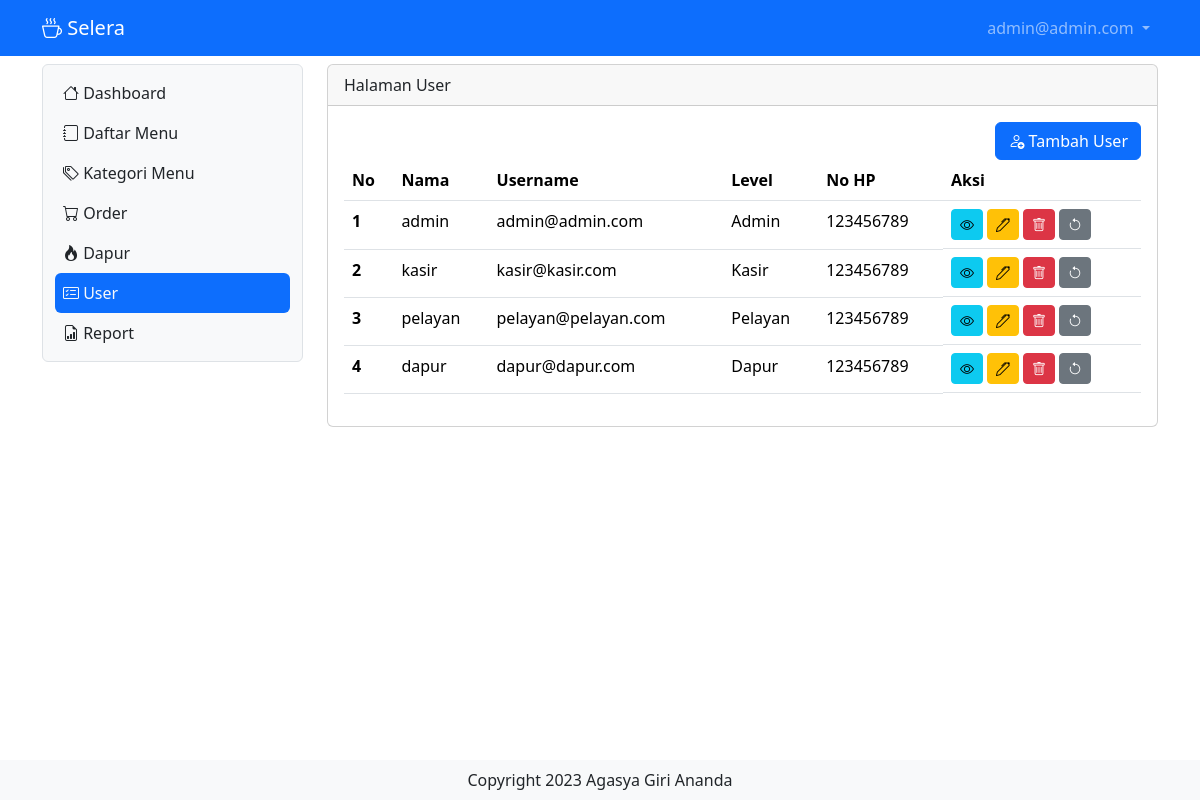
/user (signed in), run on an earlier commit of the app's database.
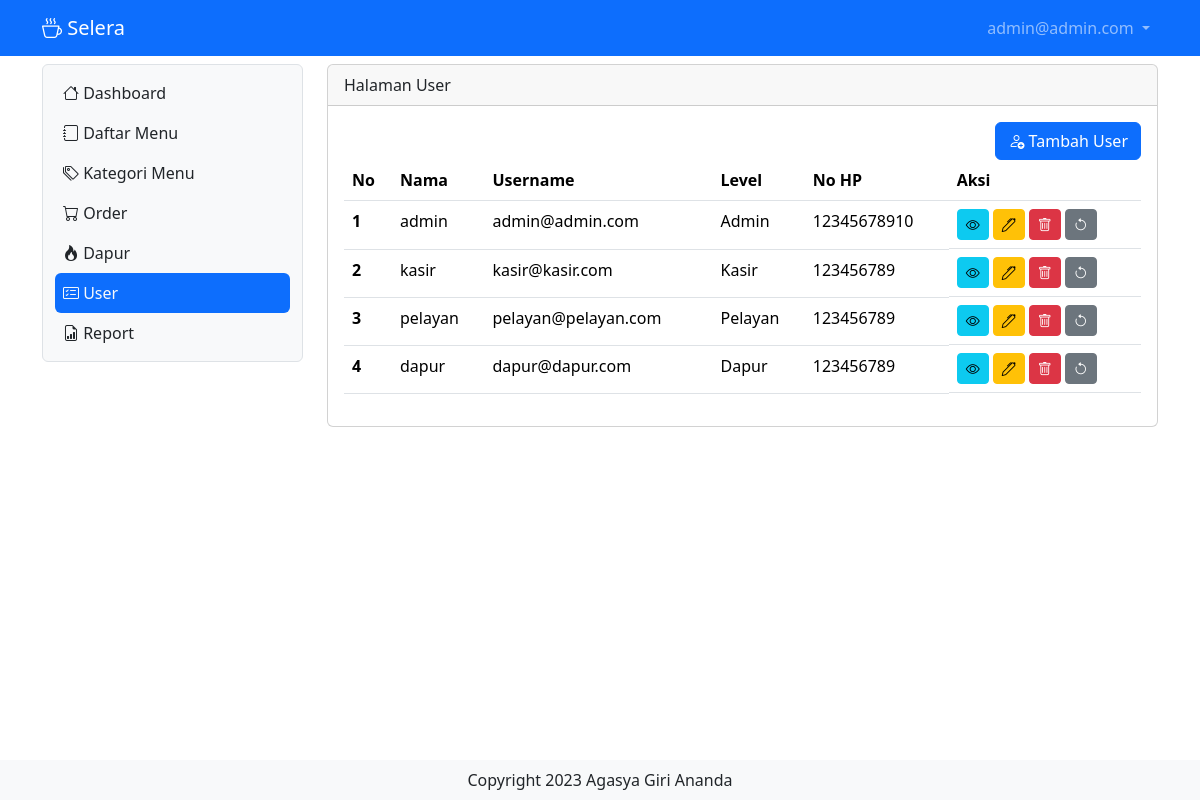
And on a later commit of the database.
### tables this page shows
CREATE TABLE `tb_user` (
  `id` int(11) NOT NULL,
  `nama` varchar(255) NOT NULL,
  `username` varchar(255) NOT NULL,
  `password` varchar(255) NOT NULL,
  `level` int(10) NOT NULL,
  `nohp` varchar(15) NOT NULL,
  `alamat` varchar(300) NOT NULL
);

### user.php (the view, shortened to what the changed rows need)
<?php
include "proses/connect.php";
$query = mysqli_query($conn, "SELECT * FROM tb_user ");
while ($record = mysqli_fetch_array($query)) {
    $result[] = $record;
}
?>
<div class="col-lg-9 mt-2">
    <div class="card">
        <div class="card-header">
            Halaman User
        </div>
        <div class="card-body">
            <div class="row">
                <div class="col d-flex justify-content-end">
                    <button class="btn btn-primary" data-bs-toggle="modal" data-bs-target="#ModalTambahUser"><i
                            class="bi bi-person-add"></i> Tambah User</button>
                </div>
            </div>
                <?php
            if (empty($result)) {
                echo "Data user tidak ada";
            } else {
                ?>
                <div class="table-responsive">
                    <table class="table table-hover">
                        <thead>
                            <tr>
                                <th scope="col">No</th>
                                <th scope="col">Nama</th>
                                <th scope="col">Username</th>
                                <th scope="col">Level</th>
                                <th scope="col">No HP</th>
                                <th scope="col">Aksi</th>
                            </tr>
                        </thead>
                        <tbody>
                            <?php
                            $no = 1;
                            foreach ($result as $row) {
                                ?>
                                <tr>
                                    <th scope="row">
                                        <?php echo $no++ ?>
                                    </th>
                                    <td>
                                        <?php echo $row['nama'] ?>
                                    </td>
                                    <td>
                                        <?php echo $row['username'] ?>
                                    </td>
                                    <td>
                                        <?php
                                        if ($row['level'] == 1) {
                                            echo "Admin";
                                        } elseif ($row['level'] == 2) {
                                            echo "Kasir";
                                        } elseif ($row['level'] == 3) {
                                            echo "Pelayan";
                                        } elseif ($row['level'] == 4) {
                                            echo "Dapur";
                                        }
                                        ?>
                                    </td>
                                    <td>
                                        <?php echo $row['nohp'] ?>
                                    </td>
                                    <td class="d-flex">
                                        <button class="btn btn-info btn-sm me-1" data-bs-toggle="modal"
                                            data-bs-target="#ModalView<?php echo $row['id'] ?>"><i
                                                class="bi bi-eye"></i></button>
                                        <button class="btn btn-warning btn-sm me-1" data-bs-toggle="modal"
                                            data-bs-target="#ModalEdit<?php echo $row['id'] ?>"><i
                                                class="bi bi-pen"></i></button>
                                        <button class="btn btn-danger btn-sm me-1"data-bs-toggle="modal"
                                            data-bs-target="#ModalDelete<?php echo $row['id'] ?>"><i
                                                class="bi bi-trash"></i></button>
                                        <button class="btn btn-secondary btn-sm"data-bs-toggle="modal"
                                            data-bs-target="#ModalResetPassword<?php echo $row['id'] ?>"><i
                                                class="bi bi-arrow-counterclockwise"></i></button>
                                    </td>
                                </tr>
                                <?php
                            }
                            ?>
                        </tbody>
                    </table>
                </div>
                <?php
            }
            ?>
        </div>
    </div>
</div>

### header.php (shortened to what the changed rows need)
<?php
include "proses/connect.php";
$query = mysqli_query($conn, "SELECT * FROM tb_user WHERE username = '$_SESSION[username_selera]'");
?>
<nav class="navbar navbar-expand navbar-dark bg-primary sticky-top">
    <div class="container-lg">
        <a class="navbar-brand" href="."><i class="bi bi-cup-hot"></i> Selera</a>
        <div class="collapse navbar-collapse justify-content-end" id="navbarNavDropdown">
            <ul class="navbar-nav">
                <li class="nav-item dropdown">
                    <a class="nav-link dropdown-toggle" href="#" role="button" data-bs-toggle="dropdown"
                        aria-expanded="false">
                        <?php echo $hasil['username']; ?>
                    </a>
                </li>
            </ul>
        </div>
    </div>
</nav>

What changed in the data, as far as the page shows it:
changed tb_user "admin": nohp "123456789" → "12345678910"
